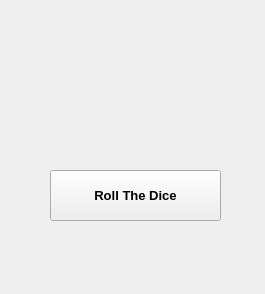
<?xml version="1.0" encoding="UTF-8"?>
<ui version="4.0">
 <class>MainWindow</class>
 <widget class="QMainWindow" name="MainWindow">
  <property name="geometry">
   <rect>
    <x>0</x>
    <y>0</y>
    <width>265</width>
    <height>294</height>
   </rect>
  </property>
  <property name="windowTitle">
   <string>Dice Simulator</string>
  </property>
  <property name="styleSheet">
   <string notr="true"/>
  </property>
  <widget class="QWidget" name="centralwidget">
   <widget class="QLabel" name="label">
    <property name="geometry">
     <rect>
      <x>50</x>
      <y>10</y>
      <width>161</width>
      <height>151</height>
     </rect>
    </property>
    <property name="text">
     <string/>
    </property>
    <property name="pixmap">
     <pixmap>res/6.png</pixmap>
    </property>
    <property name="scaledContents">
     <bool>true</bool>
    </property>
   </widget>
   <widget class="QPushButton" name="pushButton">
    <property name="geometry">
     <rect>
      <x>50</x>
      <y>170</y>
      <width>171</width>
      <height>51</height>
     </rect>
    </property>
    <property name="font">
     <font>
      <pointsize>10</pointsize>
      <weight>75</weight>
      <bold>true</bold>
     </font>
    </property>
    <property name="text">
     <string>Roll The Dice</string>
    </property>
   </widget>
   <widget class="QLabel" name="label_2">
    <property name="geometry">
     <rect>
      <x>50</x>
      <y>240</y>
      <width>181</width>
      <height>31</height>
     </rect>
    </property>
    <property name="font">
     <font>
      <pointsize>15</pointsize>
      <weight>75</weight>
      <bold>true</bold>
     </font>
    </property>
    <property name="text">
     <string/>
    </property>
   </widget>
  </widget>
 </widget>
 <resources/>
 <connections/>
</ui>
